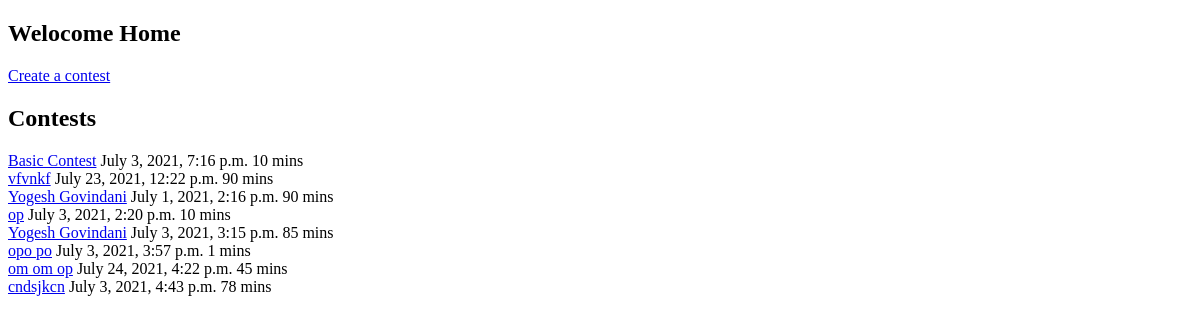
The page / (signed in) on the database as committed earlier.
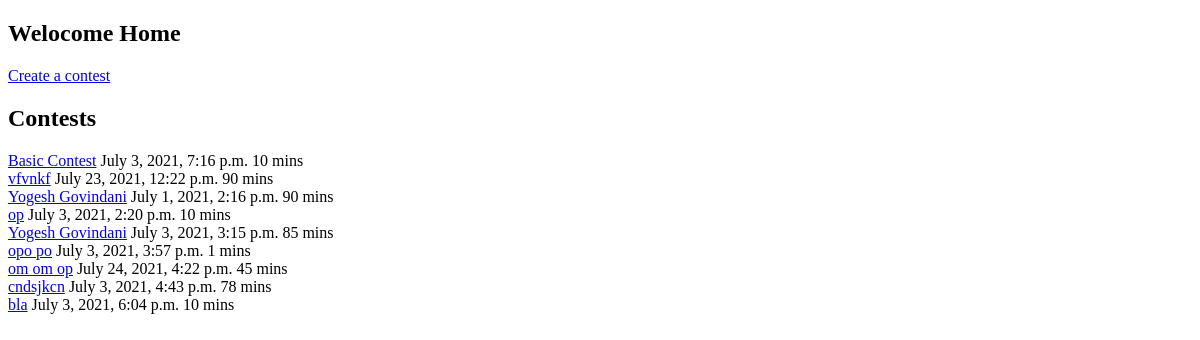
The same page on the database as committed later.
### comp_app/models.py (models this page shows)
class Contest(models.Model):
    creator = models.ForeignKey(User, on_delete=models.CASCADE)
    name = models.CharField(max_length=20)
    start_time = models.DateTimeField()
    duration = models.IntegerField()

### comp_app/views.py (the view)
# urls.py: 2. Add a URL to urlpatterns:  path('', views.home, name='home')
@login_required(login_url="/login")
def home(request):
    contest_list = Contest.objects.all()
    return render(request, "home.html", {
        "contest_list": contest_list
    })

### comp_app/templates/home.html (shortened to what this page needs)
<!DOCTYPE html>
<html lang="en">
<head>
</head>
<body>
    <h2>Welocome Home</h2>
    <div>
        <a href="/createcontest">Create a contest</a>
    </div>
    <h2>Contests</h2>
    {% for contest in contest_list %}
    <div>
        <a href="/contest/{{contest.id}}">{{contest.name}}</a>
        {{ contest.start_time }}
        {{ contest.duration }} mins
    </div>
    {% endfor %}
</body>
</html>

Rows that differ between the two databases and show on the page:
added Contest: name "bla", start_time "July 3, 2021, 6:04 p.m.", duration "10"
